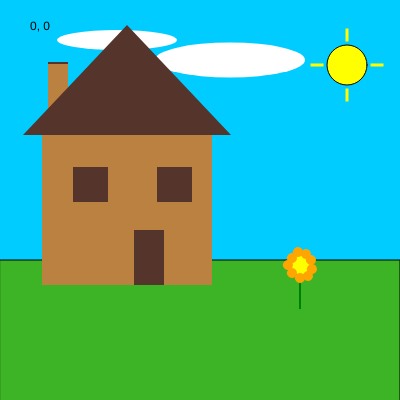
Frame 1 (no input)
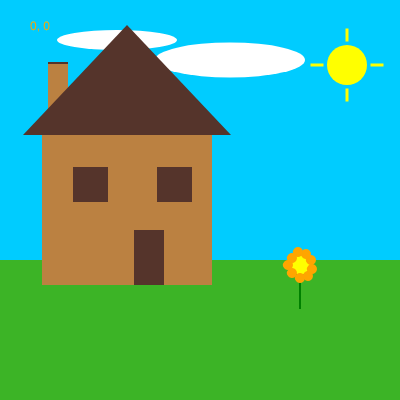
Frame 60 (no input)
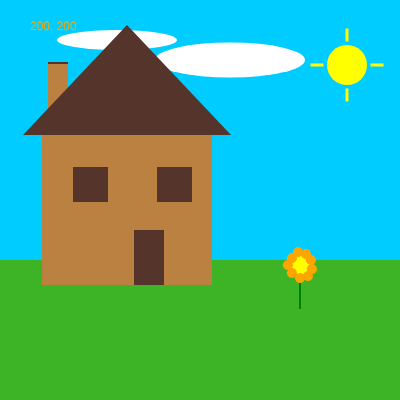
Frame 120 (the mouse pressed at the canvas centre since frame 60)

The p5.js sketch that drew these frames (run headless with seeded random() and noise() and a simulated clock; from frame 60 on, the mouse is pressed at the canvas centre):

// p5.js sketch
// ── sketch.js
function setup() {
  createCanvas(400, 400);
}

function draw() {
  background(0, 204, 255);
  text(mouseX + ", " + mouseY, 30, 30);
  fill(60, 180, 38);
  rect(0, 260, 400, 400);
  fill('yellow');
  ellipse(width / 2 + 147, height / 2 - 135, 40, 40)
  stroke('yellow')
  strokeWeight(3)
  strokeCap(PROJECT)
  line(347, 40, 347, 30);
  line(347, 90, 347, 100);
  line(322, 65, 312, 65);
  line(372, 65, 382, 65);
  strokeWeight(0)
  fill('white');
  ellipse(width / 2 + 30, height / 2 - 140, 150, 35);
  ellipse(width / 2 - 83, height / 2 - 160, 120, 20);
  fill(187, 129, 65);
  rect(42, 135, 170, 150);
  rect(48, 62, 20, 60);
  fill(85, 52, 43)
  triangle(23, 135, 127, 25, 231, 135);
  rect(48, 62, 20, 2);
  rect(134, 230, 30, 55);
  rect(73, 167, 35, 35);
  rect(157, 167, 35, 35);
  fill('yellow');
  ellipse(width / 2 + 100, height / 2 + 65, 20, 20);
  fill('green');
  rect(299, 275, 2, 34);
  fill('orange')
  arc(width / 2 + 88, height / 2 + 65, 10, 10, 4, PI + QUARTER_PI, OPEN);
  arc(width / 2 + 92, height / 2 + 73, 10, 10, 4, PI + QUARTER_PI, OPEN);
  arc(width / 2 + 100, height / 2 + 78, 10, 10, 4, PI + QUARTER_PI, OPEN);
  arc(width / 2 + 108, height / 2 + 76, 10, 10, 4, PI + QUARTER_PI, OPEN);
  arc(width / 2 + 112, height / 2 + 69, 10, 10, 4, PI + QUARTER_PI, OPEN);
  arc(width / 2 + 111, height / 2 + 60, 10, 10, 4, PI + QUARTER_PI, OPEN);
  arc(width / 2 + 106, height / 2 + 54, 10, 10, 4, PI + QUARTER_PI, OPEN);
  arc(width / 2 + 98, height / 2 + 52, 10, 10, 4, PI + QUARTER_PI, OPEN);
  arc(width / 2 + 92, height / 2 + 58, 10, 10, 4, PI + QUARTER_PI, OPEN);

}
